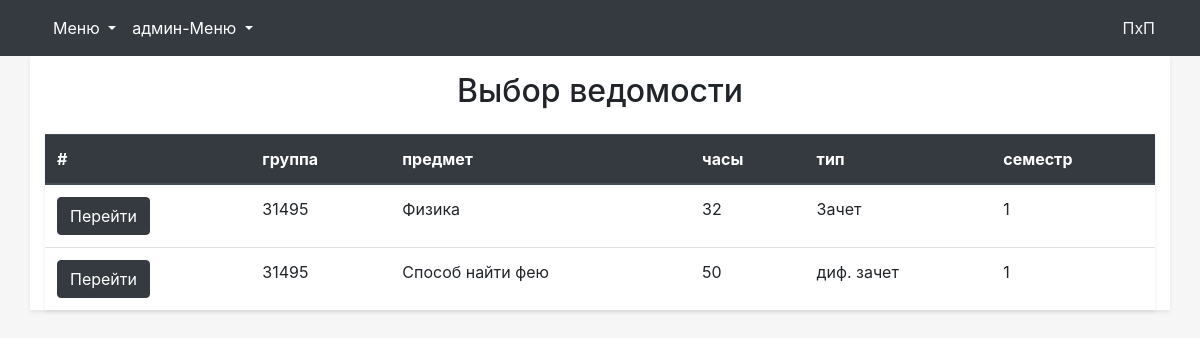
The page /site/selectNagr.php (signed in) on the database its author committed.
### tables this page shows
CREATE TABLE `nagr` (
  `id` int(11) NOT NULL,
  `prepod` int(11) DEFAULT NULL,
  `predmet` int(11) DEFAULT NULL,
  `uch` int(11) DEFAULT NULL,
  `chas` int(11) DEFAULT NULL,
  `tip_ekz` int(11) DEFAULT NULL,
  `date` date DEFAULT NULL,
  `sem` int(11) DEFAULT NULL,
  `grupp` int(11) DEFAULT NULL,
  `god` int(11) DEFAULT NULL,
  `active` int(11) NOT NULL DEFAULT '1'
);

CREATE TABLE `grupp` (
  `id` int(11) NOT NULL,
  `uch` int(11) DEFAULT NULL,
  `nazv` char(255) DEFAULT NULL,
  `spec` int(11) DEFAULT NULL,
  `act` int(11) DEFAULT NULL,
  `curs` int(11) DEFAULT NULL,
  `god` int(11) DEFAULT NULL
);

CREATE TABLE `predmet` (
  `id` int(11) NOT NULL,
  `uch` int(11) NOT NULL,
  `nazv` varchar(500) DEFAULT NULL,
  `god` int(11) DEFAULT NULL
);

CREATE TABLE `tip_ekz` (
  `id` int(11) NOT NULL,
  `name` varchar(100) NOT NULL
);

### site/selectNagr.php (the view, shortened to what this page needs)
<!DOCTYPE html>
<html lang="en">
<head>
    <link rel="stylesheet" href='../css/bootstrap.min.css'>
    <link rel='stylesheet' href="../css/main.css">
</head>
<body>
    <?php
    require_once('../php/base.php');
    ?>
    <div class="container shadow-sm">
        <h2 class='p-3' align='center'>Выбор ведомости</h2>
        <table class="table shadow-sm">
            <thead class="thead-dark">
                <tr>
                    <th scope="col">#</th>
                    <th scope="col">группа</th>
                    <th scope="col">предмет</th>
                    <th scope="col">часы</th>
                    <th scope="col">тип</th>
                    <th scope="col">семестр</th>
                </tr>
            </thead>
            <tbody class='tbodyNagrTable'>
                <?php
                        $query=mysql_query('SELECT `nagr`.`id`,`nagr`.`grupp` as "gruppId", `predmet`.`nazv` as "predmet", `nagr`.`chas`, `tip_ekz`.`name` as "tip_ekz", `nagr`.`date`, `nagr`.`sem`, `grupp`.`nazv` as "grupp" FROM `nagr`,`predmet`,`grupp`,`tip_ekz` WHERE `grupp`.`id`=`nagr`.`grupp` and `predmet`.`id`=`nagr`.`predmet` and `nagr`.`tip_ekz`=`tip_ekz`.`id` and `nagr`.`prepod`='.$_SESSION['id']);
                        while($row=mysql_fetch_assoc($query)){
                            echo '<tr>
                            <td scope="row"><button type="button" class="btn btn-dark nagrBtn" data-id='.$row['id'].' data-type='.$row['tip_ekz'].'>Перейти</button></td>
                            <td scope="row">'.$row['grupp'].'</td>
                            <td scope="row">'.$row['predmet'].'</td>
                            <td scope="row">'.$row['chas'].'</td>
                            <td scope="row">'.$row['tip_ekz'].'</td>
                            <td scope="row">'.$row['sem'].'</td>
                            </tr>';
                        }
                        ?>
            </tbody>
        </table>
    </div>
</body>
</html>

### css/main.css (style rules this page uses)
body { background-color: #f6f6f6; }
.container { background-color: white; }

### rows shown on the page
nagr: grupp.nazv "31495", predmet.nazv "Физика", chas "32", tip_ekz.name "Зачет", sem "1"
nagr: grupp.nazv "31495", predmet.nazv "Способ найти фею", chas "50", tip_ekz.name "диф. зачет", sem "1"

### other values the page prints
$_SESSION['fio'] "ПхП"
